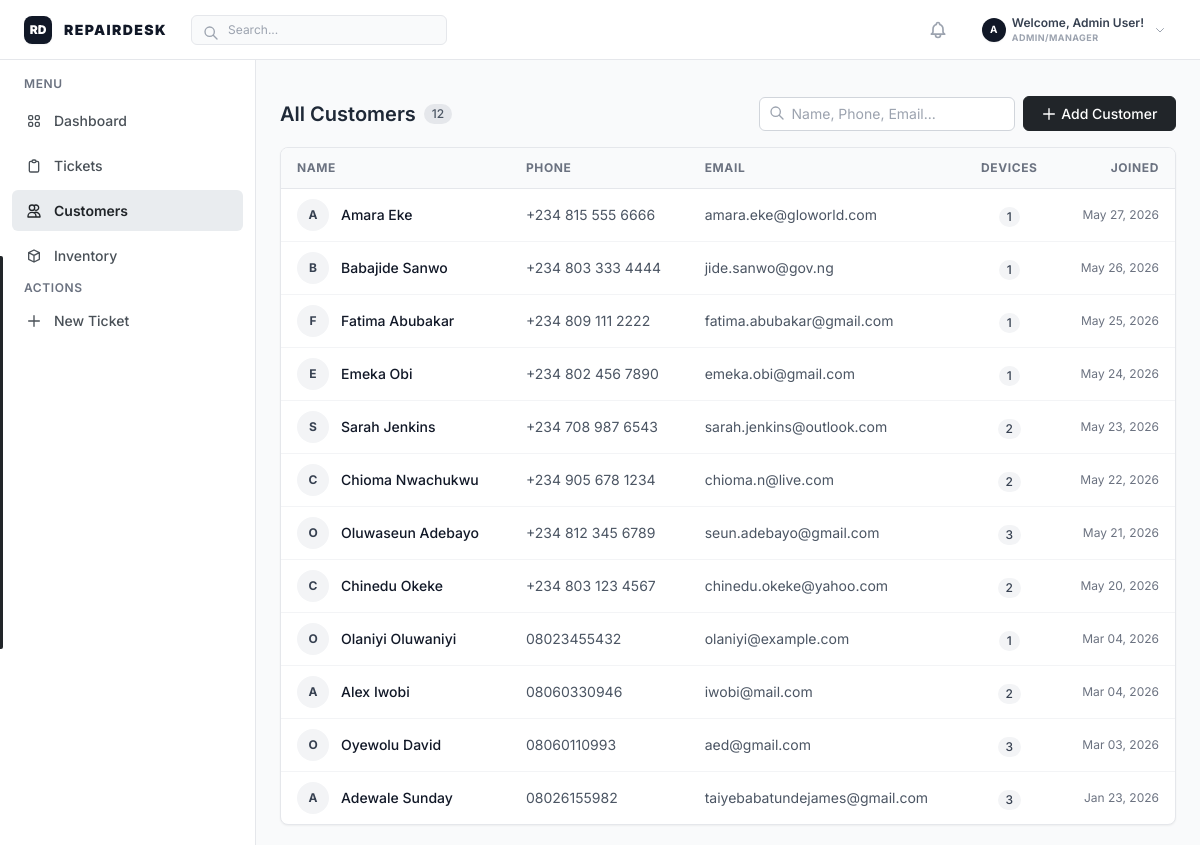
The page /customers/ (signed in) on the database its author committed.
### repairs/models.py (models this page shows, shortened)
class UserProfile(models.Model):
    ROLE_CHOICES = [
        ('admin', 'Admin/Manager'),
        ('frontdesk', 'Frontdesk'),
        ('technician', 'Technician'),
        ('supervisor', 'QA Supervisor'),
    ]
    user = models.OneToOneField(
        settings.AUTH_USER_MODEL,
        on_delete=models.CASCADE,
        related_name='profile'
    )
    role = models.CharField(
        max_length=20,
        choices=ROLE_CHOICES,
        default='frontdesk',
        db_index=True
    )

class Customer(models.Model):
    id = models.UUIDField(primary_key=True, default=uuid.uuid4, editable=False)
    name = models.CharField(max_length=255)
    phone = models.CharField(max_length=20, unique=True, db_index=True)
    email = models.EmailField(blank=True, null=True)
    address = models.TextField(blank=True)
    created_at = models.DateTimeField(auto_now_add=True)
    updated_at = models.DateTimeField(auto_now=True)
    class Meta:
        ordering = ['-created_at']

### repairs/views.py (the view)
# urls.py: path('customers/', views.customer_list, name='customer_list'),
@login_required
def customer_list(request):
    customers = Customer.objects.annotate(
        device_count=Count('devices')
    ).order_by('-created_at')
    search = request.GET.get('q')
    if search:
        customers = customers.filter(
            Q(name__icontains=search) |
            Q(phone__icontains=search) |
            Q(email__icontains=search)
        )
    context = {
        'customers': customers,
        'search': search or '',
    }
    return render(request, 'repairs/customer_list.html', context)

### repairs/templatetags/repairs_tags.py (called while the page is built, shortened)
@register.filter
def has_role(user, role_name):
    if not user or not user.is_authenticated:
        return False
    if user.is_superuser:
        return True

### repairs/templates/repairs/customer_list.html (shortened to what this page needs)
{% extends 'repairs/base.html' %}
{% block content %}
<div class="flex flex-col h-full">
    <div class="flex flex-col sm:flex-row sm:items-center justify-between mb-4 gap-3">
        <div class="flex items-center gap-2">
            <h2 class="text-lg sm:text-xl font-semibold text-gray-800">All Customers</h2>
            <span class="px-2 py-0.5 rounded-full bg-gray-200 text-xs font-medium text-gray-600">{{ customers|length }}</span>
        </div>
        <div class="flex flex-col sm:flex-row items-stretch sm:items-center gap-2">
            <form method="get"
                  hx-get="{% url 'repairs:customer_list' %}"
                  hx-target="#customer-table-container"
                  hx-select="#customer-table-container"
                  hx-trigger="submit, input from:input[name='q'] delay:200ms"
                  hx-swap="outerHTML"
                  hx-push-url="true"
                  class="flex items-stretch sm:items-center gap-2">
                <div class="relative flex-1">
                    <input type="text" name="q" value="{{ search }}" placeholder="Name, Phone, Email..."
                           class="pl-8 pr-3 py-2 sm:py-1.5 text-sm border border-gray-300 rounded-md focus:ring-1 focus:ring-gray-400 focus:border-gray-400 w-full sm:w-64 bg-white">
                    <svg class="w-4 h-4 text-gray-400 absolute left-2.5 top-2.5 sm:top-2" fill="none" stroke="currentColor" viewBox="0 0 24 24"><path stroke-linecap="round" stroke-linejoin="round" stroke-width="2" d="M21 21l-6-6m2-5a7 7 0 11-14 0 7 7 0 0114 0z"></path></svg>
                </div>
            </form>
            <a href="{% url 'repairs:customer_create' %}" class="btn-frappe-primary flex items-center justify-center gap-1 py-2 sm:py-1.5">
                <svg class="w-4 h-4" fill="none" stroke="currentColor" viewBox="0 0 24 24"><path stroke-linecap="round" stroke-linejoin="round" stroke-width="2" d="M12 4v16m8-8H4"></path></svg>
                Add Customer
            </a>
        </div>
    </div>
    <div id="customer-table-container" class="bg-white border border-gray-200 rounded-lg shadow-sm overflow-hidden animate-fade-in-up">
        <div class="overflow-x-auto">
            <table class="w-full text-left border-collapse responsive-table">
                <thead>
                    <tr class="bg-gray-50 border-b border-gray-200 text-xs uppercase tracking-wider text-gray-500 font-semibold">
                        <th class="px-4 py-3">Name</th>
                        <th class="px-4 py-3">Phone</th>
                        <th class="px-4 py-3">Email</th>
                        <th class="px-4 py-3 text-center">Devices</th>
                        <th class="px-4 py-3 text-right">Joined</th>
                    </tr>
                </thead>
                <tbody class="divide-y divide-gray-100">
                    {% for customer in customers %}
                    <tr class="hover:bg-gray-50 transition-colors cursor-pointer group" onclick="window.location='{% url 'repairs:customer_detail' customer.id %}'">
                        <td data-label="Name" class="px-4 py-2.5">
                            <div class="flex items-center gap-3">
                                <div class="w-8 h-8 rounded-full bg-gray-100 flex items-center justify-center text-xs font-bold text-gray-600">
                                    {{ customer.name.0|upper }}
                                </div>
                                <span class="font-medium text-gray-900 text-sm">{{ customer.name }}</span>
                            </div>
                        </td>
                        <td data-label="Phone" class="px-4 py-2.5 text-sm text-gray-600">{{ customer.phone }}</td>
                        <td data-label="Email" class="px-4 py-2.5 text-sm text-gray-600">{{ customer.email|default:"-" }}</td>
                        <td data-label="Devices" class="px-4 py-2.5 text-center">
                            <span class="inline-flex items-center justify-center px-2 py-0.5 rounded-full text-xs font-medium bg-gray-100 text-gray-800">
                                {{ customer.device_count }}
                            </span>
                        </td>
                        <td data-label="Joined" class="px-4 py-2.5 text-right text-xs text-gray-500">
                            {{ customer.created_at|date:"M d, Y" }}
                        </td>
                    </tr>
                    {% endfor %}
                </tbody>
            </table>
        </div>
    </div>
</div>
{% endblock %}

### repairs/templates/repairs/base.html (shortened to what this page needs)
{% load repairs_tags %}
<!DOCTYPE html>
<html lang="en">
  <head>
    <script src="https://cdn.tailwindcss.com"></script>
  </head>
  <body x-data="{ sidebarOpen: false }" class="h-screen flex flex-col overflow-hidden bg-gray-50 text-gray-900">
    <header class="top-header flex items-center justify-between px-6 flex-shrink-0 bg-white border-b border-gray-200 h-[60px] w-full z-50">
      <div class="flex items-center gap-6">
        <div class="flex items-center gap-3 select-none">
          <div class="w-7 h-7 bg-gray-900 rounded-lg flex items-center justify-center text-white font-black text-xs shadow-sm">
            RD
          </div>
          <span class="font-black text-sm tracking-widest text-gray-900 uppercase">REPAIRDESK</span>
        </div>
        <div class="relative hidden sm:block">
          <input
            type="text"
            placeholder="Search..."
            class="w-48 lg:w-64 pl-9 pr-4 py-1.5 bg-gray-50 border border-gray-200 rounded-md text-xs focus:outline-none focus:ring-1 focus:ring-gray-300 focus:bg-white transition-colors"
          />
          <svg
            class="w-4 h-4 text-gray-400 absolute left-3 top-2.5"
            fill="none"
            stroke="currentColor"
            viewBox="0 0 24 24"
          >
            <path
              stroke-linecap="round"
              stroke-linejoin="round"
              stroke-width="2"
              d="M21 21l-6-6m2-5a7 7 0 11-14 0 7 7 0 0114 0z"
            ></path>
          </svg>
        </div>
      </div>
      <div class="flex items-center gap-2 sm:gap-3">
        <div id="notification-area"
             x-data="{ open: false }"
             hx-get="{% url 'repairs:notification_bell' %}"
             hx-trigger="load, every 10s"
             hx-swap="innerHTML"
             class="relative">
            <div class="relative">
                <button class="p-2 text-gray-400 hover:text-gray-600 rounded-md hover:bg-gray-50 relative">
                </button>
            </div>
        </div>
        <div x-data="{ open: false }" class="relative ml-1">
            <button @click="open = !open" class="flex items-center gap-1.5 hover:bg-gray-50 px-2.5 py-1.5 rounded-lg transition-colors focus:outline-none select-none">
                <div class="w-6 h-6 rounded-full bg-gray-900 text-white flex items-center justify-center text-[10px] font-bold shadow-sm">
                    {{ user.username.0|upper }}
                </div>
                <div class="flex flex-col text-left mr-1">
                    <span class="text-xs font-semibold text-gray-700 hidden sm:inline">Welcome, {{ user.get_full_name|default:user.username }}!</span>
                    <span class="text-[9px] text-gray-400 hidden sm:inline font-bold uppercase tracking-wider">{{ user.profile.get_role_display|default:"Staff" }}</span>
                </div>
                <svg class="w-3 h-3 text-gray-400" fill="none" stroke="currentColor" viewBox="0 0 24 24"><path stroke-linecap="round" stroke-linejoin="round" stroke-width="2" d="M19 9l-7 7-7-7"></path></svg>
            </button>
        </div>
      </div>
    </header>
    <div class="flex flex-1 overflow-hidden h-[calc(100vh-60px)]">
      <aside
        :class="sidebarOpen ? 'translate-x-0' : '-translate-x-full'"
        class="sidebar w-64 flex-shrink-0 flex flex-col transition-transform duration-300 ease-in-out fixed inset-y-0 left-0 z-50 lg:static lg:translate-x-0 lg:z-auto h-full border-r border-gray-200 bg-white"
      >
        <nav class="flex-1 overflow-y-auto p-3 space-y-1">
          <div class="text-xs font-semibold text-gray-500 uppercase tracking-wider mb-2 mt-1 px-3">
            Menu
          </div>
          <a
            href="{% url 'repairs:dashboard' %}"
            @click="sidebarOpen = false"
            class="nav-link {% if request.resolver_match.url_name == 'dashboard' %}active{% endif %}"
          >
            Dashboard
          </a>
          <a
            href="{% url 'repairs:ticket_list' %}"
            @click="sidebarOpen = false"
            class="nav-link {% if 'ticket' in request.resolver_match.url_name and 'create' not in request.resolver_match.url_name %}active{% endif %}"
          >
            <svg
              class="w-4 h-4"
              fill="none"
              stroke="currentColor"
              viewBox="0 0 24 24"
            >
              <path
                stroke-linecap="round"
                stroke-linejoin="round"
                stroke-width="2"
                d="M9 5H7a2 2 0 00-2 2v12a2 2 0 002 2h10a2 2 0 002-2V7a2 2 0 00-2-2h-2M9 5a2 2 0 002 2h2a2 2 0 002-2M9 5a2 2 0 012-2h2a2 2 0 012 2"
              ></path>
            </svg>
            Tickets
          </a>
          <a
            href="{% url 'repairs:customer_list' %}"
            @click="sidebarOpen = false"
            class="nav-link {% if 'customer' in request.resolver_match.url_name %}active{% endif %}"
          >
            <svg
              class="w-4 h-4"
              fill="none"
              stroke="currentColor"
              viewBox="0 0 24 24"
            >
              <path
                stroke-linecap="round"
                stroke-linejoin="round"
                stroke-width="2"
                d="M12 4.354a4 4 0 110 5.292M15 21H3v-1a6 6 0 0112 0v1zm0 0h6v-1a6 6 0 00-9-5.197M13 7a4 4 0 11-8 0 4 4 0 018 0z"
              ></path>
            </svg>
            Customers
          </a>
          <a
            href="{% url 'repairs:inventory_list' %}"
            @click="sidebarOpen = false"
            class="nav-link {% if 'inventory' in request.resolver_match.url_name %}active{% endif %}"
          >
            <svg
              class="w-4 h-4"
              fill="none"
              stroke="currentColor"
              viewBox="0 0 24 24"
            >
              <path
                stroke-linecap="round"
                stroke-linejoin="round"
                stroke-width="2"
                d="M20 7l-8-4-8 4m16 0l-8 4m8-4v10l-8 4m0-10L4 7m8 4v10M4 7v10l8 4"
              ></path>
            </svg>
            Inventory
          </a>
          <div class="text-xs font-semibold text-gray-500 uppercase tracking-wider mb-2 mt-6 px-3">
            Actions
          </div>
          {% if request.user|has_role:"frontdesk" %}
          <a
            href="{% url 'repairs:create_ticket' %}"
            @click="sidebarOpen = false"
            class="nav-link {% if 'create_ticket' in request.resolver_match.url_name %}active{% endif %}"
          >
            <svg
              class="w-4 h-4"
              fill="none"
              stroke="currentColor"
              viewBox="0 0 24 24"
            >
              <path
                stroke-linecap="round"
                stroke-linejoin="round"
                stroke-width="2"
                d="M12 4v16m8-8H4"
              ></path>
            </svg>
            New Ticket
          </a>
          {% endif %}
        </nav>
      </aside>
      <main class="flex-1 flex flex-col overflow-hidden bg-white min-w-0 h-full">
        <div class="flex-1 overflow-y-auto bg-gray-50 px-6 py-5">
          <div class="w-full animate-fade-in-up">
            {% block content %}{% endblock %}
          </div>
        </div>
      </main>
    </div>
  </body>
</html>

### repairs/templates/repairs/base.html (style rules this page uses)
body { font-family: "Inter", sans-serif; background-color: #f8f9fa; -webkit-font-smoothing: antialiased; }
.nav-link { display: flex; align-items: center; gap: 0.75rem; padding: 0.625rem 0.875rem; color: #495057; font-size: 0.875rem; font-weight: 500; border-radius: 0.375rem; transition: all 0.15s ease; }
.nav-link.active { background-color: #e9ecef; color: #212529; font-weight: 600; }
.nav-link.active::before { content: ""; position: absolute; left: 0; top: 25%; height: 50%; width: 3px; background-color: #212529; border-radius: 0 2px 2px 0; }
.top-header { background-color: #ffffff; border-bottom: 1px solid #e9ecef; height: 60px; }
.btn-frappe-primary { background-color: #212529; color: #ffffff; border-radius: 0.375rem; font-weight: 500; font-size: 0.875rem; padding: 0.45rem 1.1rem; transition: all 0.2s cubic-bezier(0.16, 1, 0.3, 1); display: inline-flex; align-items: center; justify-content: center; gap: 0.5rem; cursor: pointer; border: 1px solid #212529; }
input, select, textarea { background-color: #ffffff; border-color: #dee2e6; color: #212529; transition: all 0.2s cubic-bezier(0.16, 1, 0.3, 1); }
.bg-gray-100 { background-color: #f3f4f6 !important; color: #374151 !important; border-color: #e5e7eb !important; }

### rows shown on the page
Customer: name.0 "A", name "Amara Eke", phone "+234 815 555 6666", email "amara.eke@gloworld.com", device_count "1", created_at "May 27, 2026"
Customer: name.0 "B", name "Babajide Sanwo", phone "+234 803 333 4444", email "jide.sanwo@gov.ng", device_count "1", created_at "May 26, 2026"
Customer: name.0 "F", name "Fatima Abubakar", phone "+234 809 111 2222", email "fatima.abubakar@gmail.com", device_count "1", created_at "May 25, 2026"
Customer: name.0 "E", name "Emeka Obi", phone "+234 802 456 7890", email "emeka.obi@gmail.com", device_count "1", created_at "May 24, 2026"
Customer: name.0 "S", name "Sarah Jenkins", phone "+234 708 987 6543", email "sarah.jenkins@outlook.com", device_count "2", created_at "May 23, 2026"
Customer: name.0 "C", name "Chioma Nwachukwu", phone "+234 905 678 1234", email "chioma.n@live.com", device_count "2", created_at "May 22, 2026"
Customer: name.0 "O", name "Oluwaseun Adebayo", phone "+234 812 345 6789", email "seun.adebayo@gmail.com", device_count "3", created_at "May 21, 2026"
Customer: name.0 "C", name "Chinedu Okeke", phone "+234 803 123 4567", email "chinedu.okeke@yahoo.com", device_count "2", created_at "May 20, 2026"
Customer: name.0 "O", name "Olaniyi Oluwaniyi", phone "08023455432", email "olaniyi@example.com", device_count "1", created_at "Mar 04, 2026"
Customer: name.0 "A", name "Alex Iwobi", phone "08060330946", email "iwobi@mail.com", device_count "2", created_at "Mar 04, 2026"
Customer: name.0 "O", name "Oyewolu David", phone "08060110993", email "aed@gmail.com", device_count "3", created_at "Mar 03, 2026"
Customer: name.0 "A", name "Adewale Sunday", phone "08026155982", email "taiyebabatundejames@gmail.com", device_count "3", created_at "Jan 23, 2026"

### other values the page prints
{{ user.username.0|upper }} "A"
{{ user.get_full_name|default:user.username }} "Admin User"
{{ user.profile.get_role_display|default:"Staff" }} "ADMIN/MANAGER"
{{ customers|length }} "12"
